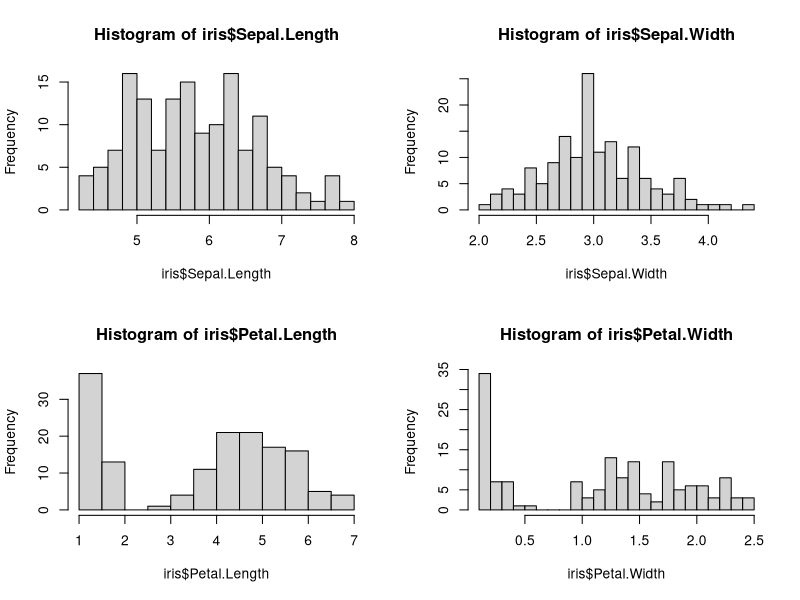
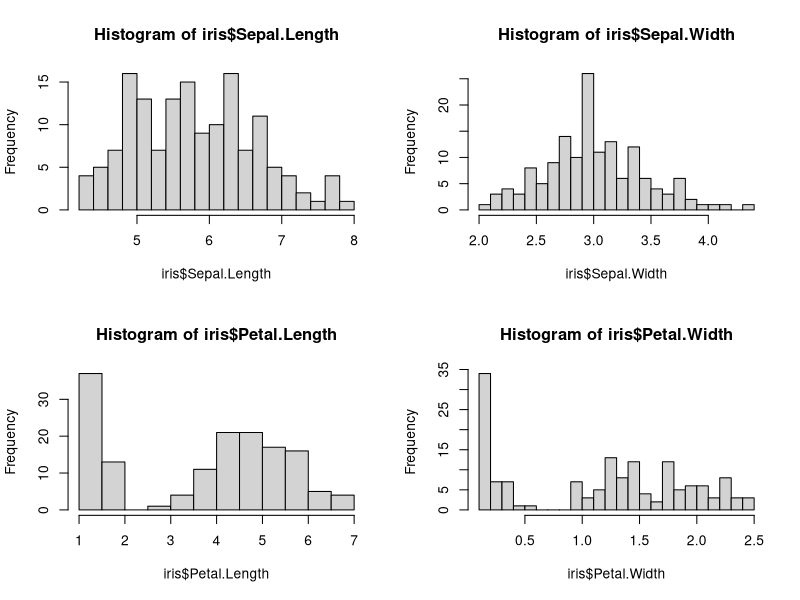

These figures' R source, in order:
data(iris)
head(iris)

par(mfrow=c(2,2))
hist(iris$Sepal.Length, breaks = 20)
hist(iris$Sepal.Width, breaks = 20)

hist(iris$Petal.Length, breaks = 20)
hist(iris$Petal.Width, breaks = 20)

log.iris <- log(iris[, 1:4])
iris.species <- iris[,5]

par(mfrow = c(2,2))
hist(iris$Sepal.Length, breaks = 20)
hist(iris$Sepal.Width, breaks = 20)

hist(iris$Petal.Length, breaks = 20)
hist(iris$Petal.Width, breaks = 20)